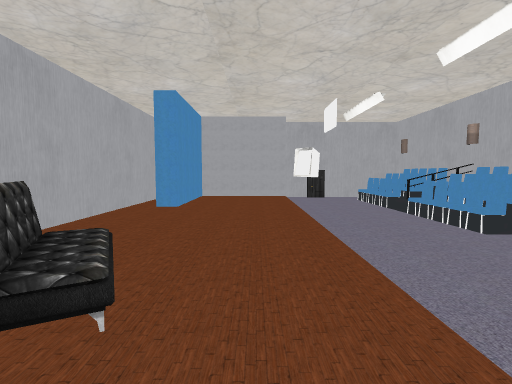
View 1 (above)

17 first-person views from a walk through a Unity game level. The camera is 1.2 m above the floor, tilts 4° down and sees 85° across. The floor is counted in squares, 1 m on a side. Each view is taken from the middle of a square. On the plan, view 1 faces up. The plan holds only what a view shows up to about 13 squares ahead; the rest is blank. The player is left out. Door leaves are left out, so doorways stand open. Some surface patterns are stand-ins.

View 2
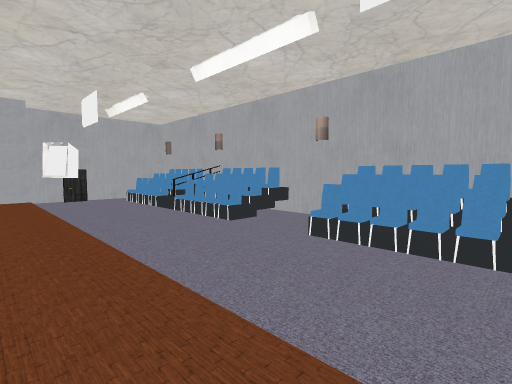

View 3
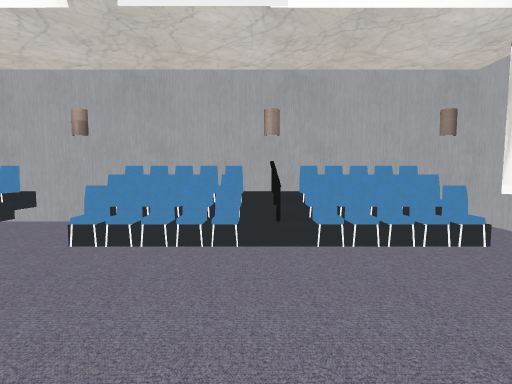

View 4
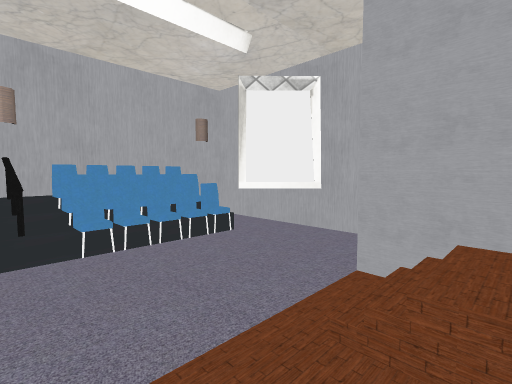

View 5
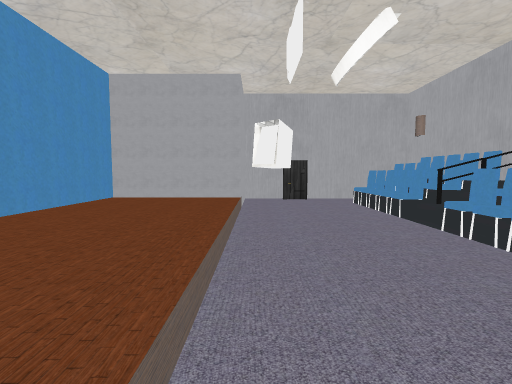

View 6
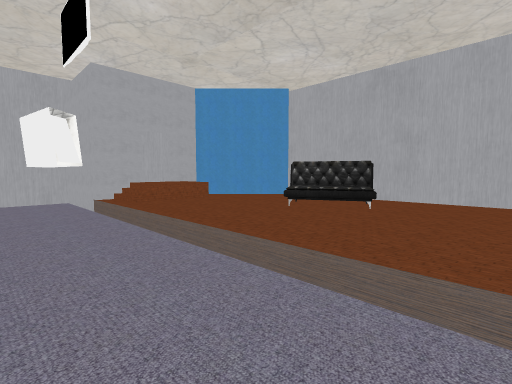

View 7
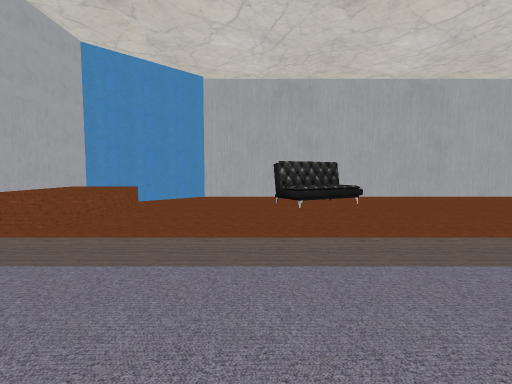

View 8
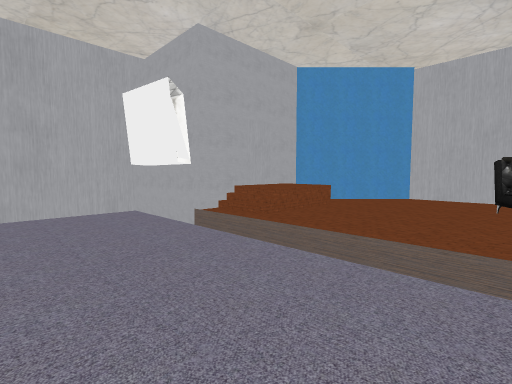

View 9
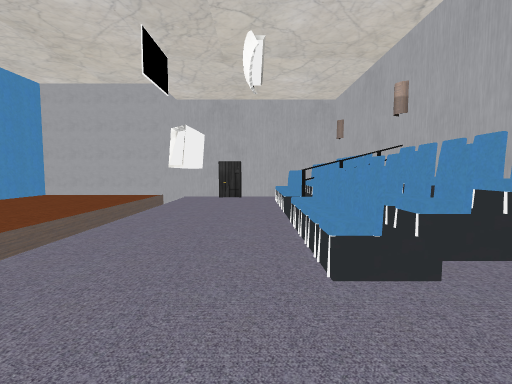

View 10
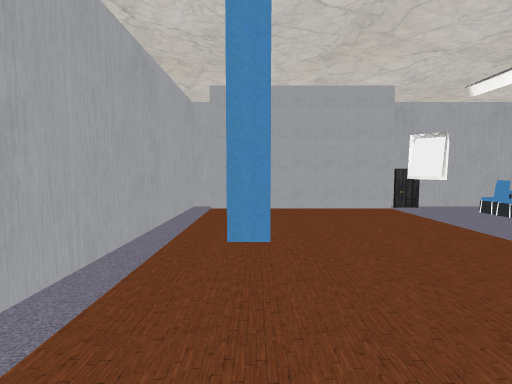

View 11
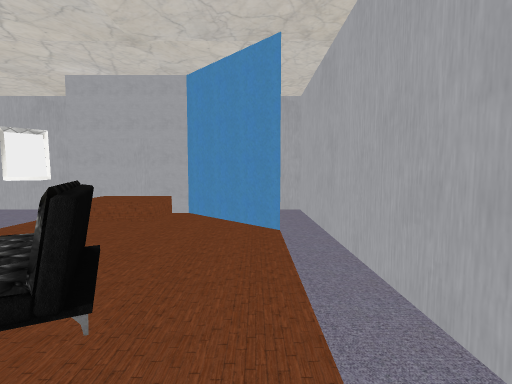

View 12
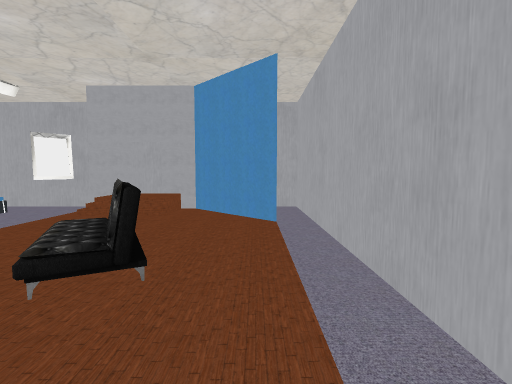

View 13
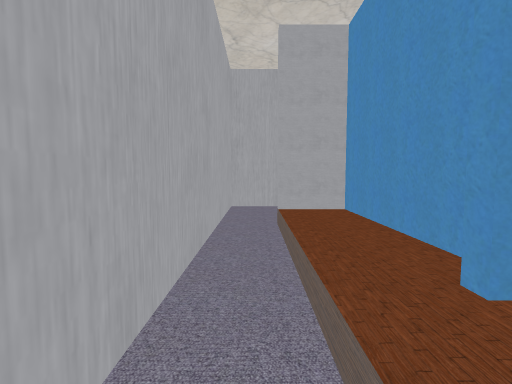

View 14
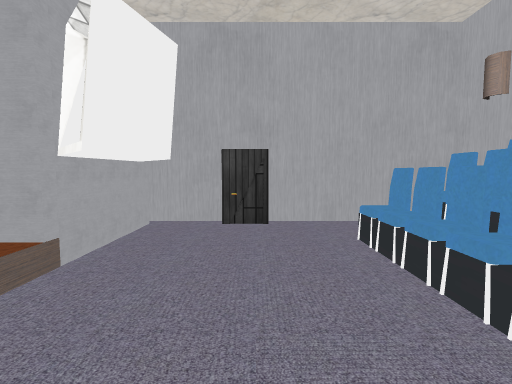

View 15
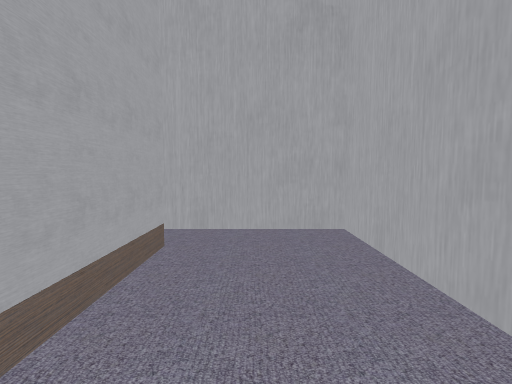

View 16
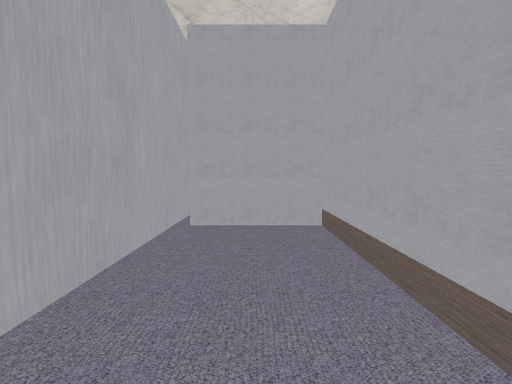

View 17
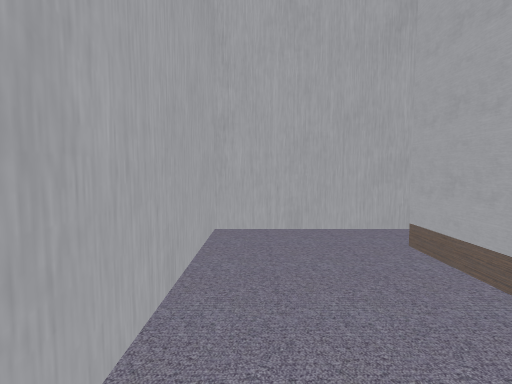

### Floor plan
Key: @ floor where view 1 was taken; # wall or solid block; . main floor; : floor 0.5 m higher than the main floor; + floor 1 m higher than the main floor; / step, stairs or slope; D open door; O other object.
Columns run from 6 left of view 1 to 9 right of it. Each row starts with its distance up from view 1.
 18 ################
 17 #......#.....  #
 16 #......#....OOO#
 15 #......#....O  #
 14 #.########..O  #
 13 #.:#::::....O  #
 12 #.:#::::..../  #
 11 #.:#::::....OOO#
 10 #.:#::::....OOO#
  9 #.::::::....OOO#
  8 #.::::::....OOOO
  7 #.::::::....OOO#
  6 # ::::::.......#
  5 # ::::::.......#
  4 #.::::::....OOO#
  3 #.:O+:::....O  #
  2 #.::O/::....O  #
  1 #.::::::....O  #
  0 #.::::@:..../  #
 -1 #.#:::::....OOO#
 -2 #.##:++/....OOO#
 -3 #.###DD###..OOO#
 -4 #....  #....OOOO
 -5 #....  #....OOO#
 -6 #.... .#.......#
 -7 ################

Where each view was taken, in squares from view 1:
view 1: 0 up, 0 right, facing up
view 2: 0 up, 0 right, facing up-right
view 3: 0 up, 0 right, facing right
view 4: 0 up, 0 right, facing down-right
view 5: 5 up, 2 right, facing up
view 6: 6 up, 4 right, facing down-left
view 7: 1 up, 5 right, facing left
view 8: 2 up, 5 right, facing down-left
view 9: 4 up, 5 right, facing up
view 10: 5 up, 3 left, facing up
view 11: 5 up, 4 left, facing down
view 12: 6 up, 4 left, facing down
view 13: 8 up, 5 left, facing up
view 14: 11 up, 4 right, facing up
view 15: 16 up, 0 right, facing left
view 16: 16 up, 5 left, facing right
view 17: 6 down, 0 right, facing left
